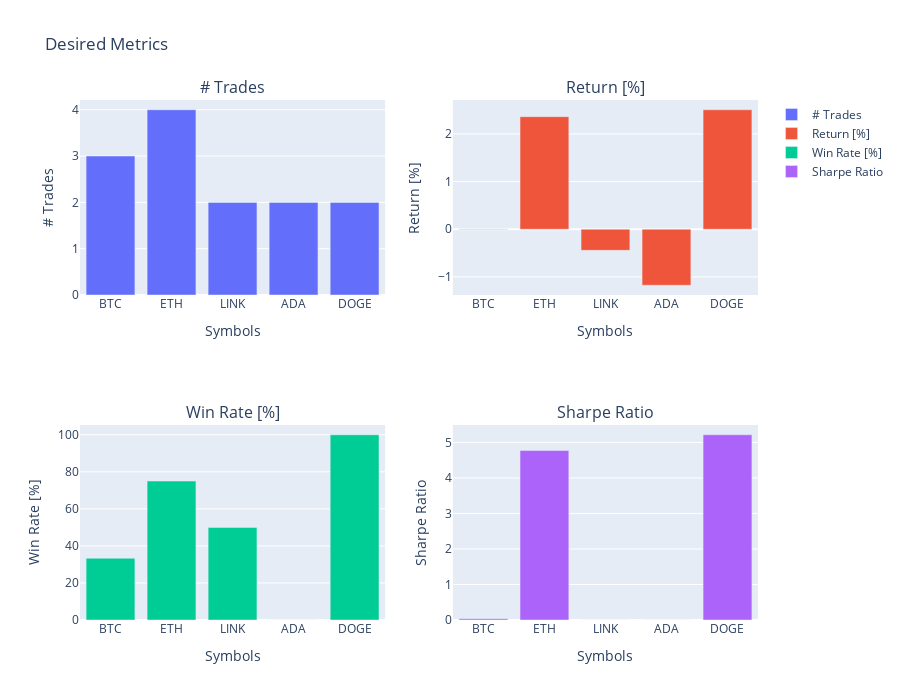

The notebook cell this image was saved under:
### Code cell
# Create subplots: 2 rows, 2 columns
fig = make_subplots(rows=2, cols=2, subplot_titles=("# Trades", "Return [%]", "Win Rate [%]", "Sharpe Ratio"))

# Add traces
fig.add_trace(go.Bar(x=desired_metrics_df.index, y=desired_metrics_df['# Trades'], name='# Trades'), row=1, col=1)
fig.add_trace(go.Bar(x=desired_metrics_df.index, y=desired_metrics_df['Return [%]'], name='Return [%]'), row=1, col=2)
fig.add_trace(go.Bar(x=desired_metrics_df.index, y=desired_metrics_df['Win Rate [%]'], name='Win Rate [%]'), row=2, col=1)
fig.add_trace(go.Bar(x=desired_metrics_df.index, y=desired_metrics_df['Sharpe Ratio'], name='Sharpe Ratio'), row=2, col=2)

# Update xaxis properties
fig.update_xaxes(title_text="Symbols", row=1, col=1)
fig.update_xaxes(title_text="Symbols", row=1, col=2)
fig.update_xaxes(title_text="Symbols", row=2, col=1)
fig.update_xaxes(title_text="Symbols", row=2, col=2)

# Update yaxis properties
fig.update_yaxes(title_text="# Trades", row=1, col=1)
fig.update_yaxes(title_text="Return [%]", row=1, col=2)
fig.update_yaxes(title_text="Win Rate [%]", row=2, col=1)
fig.update_yaxes(title_text="Sharpe Ratio", row=2, col=2)

# Update layout
fig.update_layout(height=700, width=900, title_text="Desired Metrics")

# Show the plot
fig.show()

### Figure 1 — Plotly figure (JSON) as saved in the notebook; plotly's stock layout.template omitted (floating-point values rounded to 4 significant figures)
{"data": [{"name": "# Trades", "type": "bar", "x": ["BTC", "ETH", "LINK", "ADA", "DOGE"], "xaxis": "x", "y": [3, 4, 2, 2, 2], "yaxis": "y"}, {"name": "Return [%]", "type": "bar", "x": ["BTC", "ETH", "LINK", "ADA", "DOGE"], "xaxis": "x2", "y": [0.006898, 2.361, -0.4422, -1.174, 2.506], "yaxis": "y2"}, {"name": "Win Rate [%]", "type": "bar", "x": ["BTC", "ETH", "LINK", "ADA", "DOGE"], "xaxis": "x3", "y": [33.33, 75, 50, 0, 100], "yaxis": "y3"}, {"name": "Sharpe Ratio", "type": "bar", "x": ["BTC", "ETH", "LINK", "ADA", "DOGE"], "xaxis": "x4", "y": [0.03701, 4.772, 0, 0, 5.217], "yaxis": "y4"}], "layout": {"annotations": [{"font": {"size": 16}, "showarrow": false, "text": "# Trades", "x": 0.225, "xanchor": "center", "xref": "paper", "y": 1, "yanchor": "bottom", "yref": "paper"}, {"font": {"size": 16}, "showarrow": false, "text": "Return [%]", "x": 0.775, "xanchor": "center", "xref": "paper", "y": 1, "yanchor": "bottom", "yref": "paper"}, {"font": {"size": 16}, "showarrow": false, "text": "Win Rate [%]", "x": 0.225, "xanchor": "center", "xref": "paper", "y": 0.375, "yanchor": "bottom", "yref": "paper"}, {"font": {"size": 16}, "showarrow": false, "text": "Sharpe Ratio", "x": 0.775, "xanchor": "center", "xref": "paper", "y": 0.375, "yanchor": "bottom", "yref": "paper"}], "height": 700, "title": {"text": "Desired Metrics"}, "width": 900, "xaxis": {"anchor": "y", "domain": [0, 0.45], "title": {"text": "Symbols"}}, "xaxis2": {"anchor": "y2", "domain": [0.55, 1], "title": {"text": "Symbols"}}, "xaxis3": {"anchor": "y3", "domain": [0, 0.45], "title": {"text": "Symbols"}}, "xaxis4": {"anchor": "y4", "domain": [0.55, 1], "title": {"text": "Symbols"}}, "yaxis": {"anchor": "x", "domain": [0.625, 1], "title": {"text": "# Trades"}}, "yaxis2": {"anchor": "x2", "domain": [0.625, 1], "title": {"text": "Return [%]"}}, "yaxis3": {"anchor": "x3", "domain": [0, 0.375], "title": {"text": "Win Rate [%]"}}, "yaxis4": {"anchor": "x4", "domain": [0, 0.375], "title": {"text": "Sharpe Ratio"}}}}
